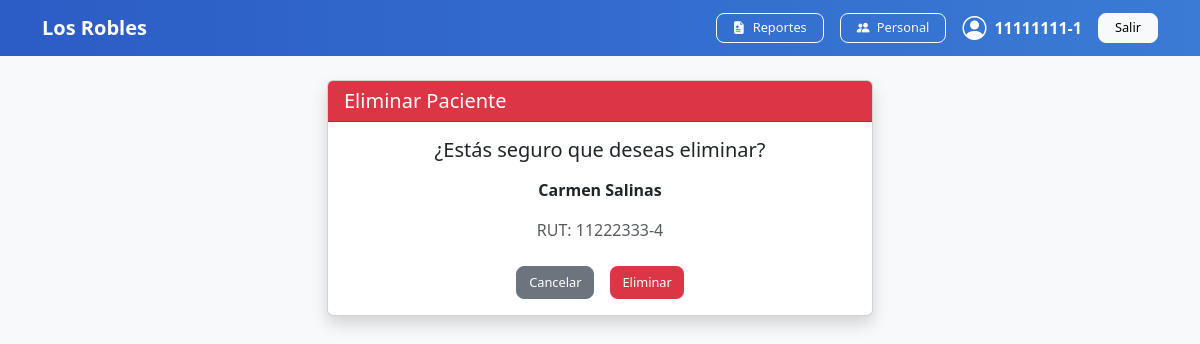
The app's page /residentes/eliminar/2/ (signed in) with its own data.
### gestion/models.py (models this page shows, shortened)
class Usuario(AbstractUser):
    ROL_CHOICES = [
        ('ADMIN', 'Administrador'),
        ('SECRETARIA', 'Secretaria'),
        ('ENFERMERA', 'Enfermera'),
        ('TENS', 'Técnico en Enfermería'),
    ]
    rut = models.CharField(max_length=12, unique=True)
    rol = models.CharField(max_length=15, choices=ROL_CHOICES, default='ENFERMERA')
    nombre_completo = models.CharField(max_length=200)
    groups = models.ManyToManyField(
        'auth.Group',
        related_name='usuario_groups',
        blank=True
    )
    user_permissions = models.ManyToManyField(
        'auth.Permission',
        related_name='usuario_permissions',
        blank=True
    )
    USERNAME_FIELD = 'rut'
    REQUIRED_FIELDS = ['username', 'email']

class Residente(models.Model):
    rut = models.CharField(max_length=12, unique=True)
    nombre = models.CharField(max_length=100)
    apellido = models.CharField(max_length=100)
    habitacion_numero = models.IntegerField()
    alertas_criticas = models.TextField(blank=True, help_text="Alergias o condiciones especiales")
    activo = models.BooleanField(default=True)
    diagnostico_principal = models.CharField(max_length=200, blank=True, default="No especificado")
    contacto_familiar = models.CharField(max_length=200, blank=True, help_text="Nombre y Teléfono")
    condicion_deglucion = models.CharField(max_length=200, blank=True, default="Normal", help_text="Ej: Normal, Molido, Sonda")

### gestion/views.py (the view)
# urls.py: path('residentes/eliminar/<int:id>/', views.eliminar_residente, name='eliminar_residente'),
@login_required(login_url='gestion:login')
def eliminar_residente(request, id):
    residente = get_object_or_404(Residente, id=id)
    if request.method == 'POST':
        residente.delete()
        messages.success(request, "Paciente eliminado correctamente")
        return redirect('gestion:lista_residentes')
    return render(request, 'gestion/confirmar_eliminar.html', {
        'residente': residente
    })

### gestion/templates/gestion/confirmar_eliminar.html (shortened to what this page needs)
{% extends 'gestion/base.html' %}
{% block contenido %}
<div class="row justify-content-center">
    <div class="col-md-6">
        <div class="card shadow">
            <div class="card-header bg-danger text-white">
                <h5 class="mb-0">Eliminar Paciente</h5>
            </div>
            <div class="card-body text-center">
                <h5>¿Estás seguro que deseas eliminar?</h5>
                <p class="mt-3">
                    <strong>{{ residente.nombre }} {{ residente.apellido }}</strong>
                </p>
                <p class="text-muted">
                    RUT: {{ residente.rut }}
                </p>
                <form method="POST">
                    <div class="d-flex justify-content-center gap-3 mt-4">
                        <a href="{% url 'gestion:lista_residentes' %}" class="btn btn-secondary">
                            Cancelar
                        </a>
                        <button type="submit" class="btn btn-danger">
                            Eliminar
                        </button>
                    </div>
                </form>
            </div>
        </div>
    </div>
</div>
{% endblock %}

### gestion/templates/gestion/base.html (shortened to what this page needs)
{% load static %}
<!DOCTYPE html>
<html lang="es">
<head>
    <link href="https://cdn.jsdelivr.net/npm/bootstrap@5.3.2/dist/css/bootstrap.min.css" rel="stylesheet">
    <link href="https://cdn.jsdelivr.net/npm/bootstrap-icons@1.11.3/font/bootstrap-icons.css" rel="stylesheet">
    <link rel="stylesheet" href="{% static 'css/dashboard.css' %}">
</head>
<body class="bg-light">
    <nav class="navbar navbar-dark" style="background: linear-gradient(90deg, #2c5cc5, #3a7bd5);">
        <div class="container d-flex justify-content-between align-items-center">
            <a class="navbar-brand fw-bold" href="{% url 'gestion:dashboard' %}">
                Los Robles
            </a>
            <div class="d-flex align-items-center gap-3">
            <a href="{% url 'gestion:reporte_historial' %}" class="btn btn-outline-light btn-sm px-3">
                    <i class="bi bi-file-earmark-medical-fill me-1"></i> Reportes
            </a>
                {% if request.user.rol == 'Admin' or request.user.rol == 'ADMIN' or request.user.is_superuser %}
                    <a href="{% url 'gestion:lista_personal' %}" class="btn btn-outline-light btn-sm px-3">
                        <i class="bi bi-people-fill me-1"></i> Personal
                    </a>
                {% endif %}
                <span class="text-white d-flex align-items-center gap-2">
                    <i class="bi bi-person-circle fs-4"></i>
                    <span class="fw-semibold">{{ request.user }}</span>
                </span>
                <a href="{% url 'gestion:logout' %}" class="btn btn-light btn-sm px-3">
                    Salir
                </a>
            </div>
        </div>
    </nav>
    <div class="container mt-4">
        {% block contenido %}
        {% endblock %}
    </div>
</body>
</html>

### gestion/static/css/dashboard.css (style rules this page uses)
body { background-color: #f4f6f9; font-family: 'Segoe UI', sans-serif; }
.btn { border-radius: 8px; font-size: 0.8rem; font-weight: 500; }
.btn-danger { background: #dc3545; border: none; }

### records on screen
Usuario: user "11111111-1"
Residente: nombre "Carmen", apellido "Salinas", rut "11222333-4"
